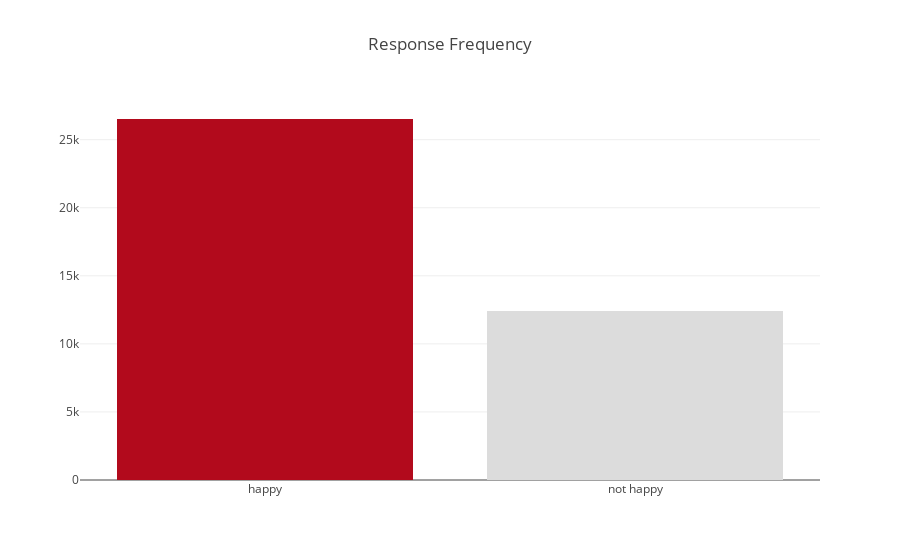

Notebook source saved alongside this figure:
### Code cell
cnt_response = train_set["Is_Response"].value_counts()
trace1 = go.Bar(y=cnt_response.values,x=cnt_response.index,marker=dict(
        color = cnt_response.values,))
layout = go.Layout(
    title='Response Frequency'
)
data = [trace1]
fig = go.Figure(data=data, layout=layout)
py.iplot(fig, filename="gender_freq")

### Figure 1 — Plotly figure (JSON) as saved in the notebook; plotly's stock layout.template omitted (floating-point values rounded to 4 significant figures)
{"data": [{"marker": {"color": [26521, 12411]}, "type": "bar", "x": ["happy", "not happy"], "y": [26521, 12411]}], "layout": {"title": "Response Frequency"}}
